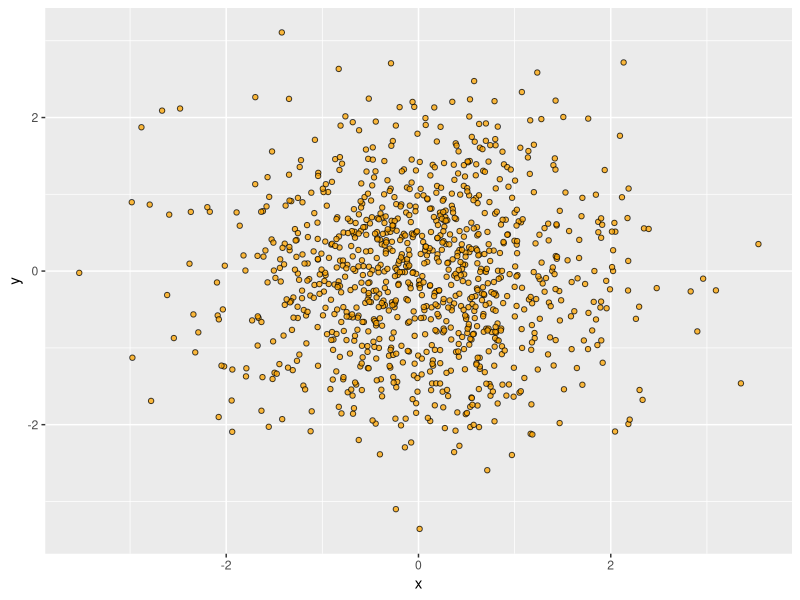

Recreate this plot in R. (Note: this script raises an error after producing the figure.)
## Scatter Plot
library(ggplot2)

# Basic
df <- data.frame(x = rnorm(1000),
                 y = rnorm(1000))

ggplot() +
  geom_point(data = df,
             mapping = aes(x = x, y = y),
             pch = 21,
             colour = "black",
             fill = "orange",
             alpha = 0.75)

# Colorby quadrant
df <- data.frame(x = rnorm(1000),
                 y = rnorm(1000))

df <- df %>%
  mutate(quadrant = ifelse(x > 0 & y > 0, 1, NA)) %>%
  mutate(quadrant = ifelse((x > 0 & y < 0) & is.na(quadrant), 2, quadrant)) %>%
  mutate(quadrant = ifelse((x < 0 & y < 0) & is.na(quadrant), 3, quadrant)) %>%
  mutate(quadrant = ifelse((x < 0 & y > 0) & is.na(quadrant), 4, quadrant))

ggplot() +
  geom_point(data = df,
             mapping = aes(x = x, y = y, fill = factor(quadrant)),
             pch = 21,
             colour = "black",
             alpha = 0.75)
